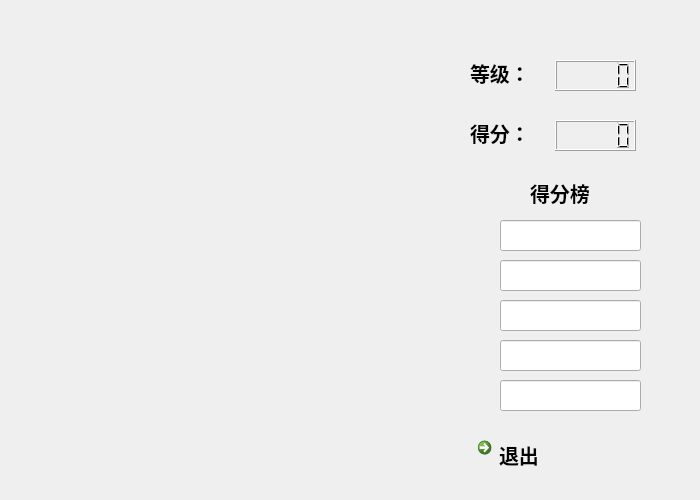
<?xml version="1.0" encoding="UTF-8"?>
<ui version="4.0">
 <class>snake</class>
 <widget class="QWidget" name="snake">
  <property name="geometry">
   <rect>
    <x>0</x>
    <y>0</y>
    <width>700</width>
    <height>500</height>
   </rect>
  </property>
  <property name="sizePolicy">
   <sizepolicy hsizetype="Expanding" vsizetype="Expanding">
    <horstretch>0</horstretch>
    <verstretch>0</verstretch>
   </sizepolicy>
  </property>
  <property name="windowTitle">
   <string>snake</string>
  </property>
  <widget class="QLCDNumber" name="LCD_LEVEL">
   <property name="geometry">
    <rect>
     <x>555</x>
     <y>60</y>
     <width>81</width>
     <height>31</height>
    </rect>
   </property>
   <property name="sizePolicy">
    <sizepolicy hsizetype="Expanding" vsizetype="Expanding">
     <horstretch>0</horstretch>
     <verstretch>0</verstretch>
    </sizepolicy>
   </property>
   <property name="font">
    <font>
     <family>楷体</family>
     <pointsize>12</pointsize>
     <weight>75</weight>
     <bold>true</bold>
    </font>
   </property>
  </widget>
  <widget class="QLabel" name="SCORE">
   <property name="geometry">
    <rect>
     <x>470</x>
     <y>120</y>
     <width>78</width>
     <height>25</height>
    </rect>
   </property>
   <property name="sizePolicy">
    <sizepolicy hsizetype="Expanding" vsizetype="Expanding">
     <horstretch>0</horstretch>
     <verstretch>0</verstretch>
    </sizepolicy>
   </property>
   <property name="font">
    <font>
     <family>楷体</family>
     <pointsize>15</pointsize>
     <weight>75</weight>
     <bold>true</bold>
    </font>
   </property>
   <property name="text">
    <string>得分：</string>
   </property>
  </widget>
  <widget class="QLabel" name="LEVEL">
   <property name="geometry">
    <rect>
     <x>470</x>
     <y>60</y>
     <width>78</width>
     <height>25</height>
    </rect>
   </property>
   <property name="font">
    <font>
     <family>楷体</family>
     <pointsize>15</pointsize>
     <weight>75</weight>
     <bold>true</bold>
    </font>
   </property>
   <property name="text">
    <string>等级：</string>
   </property>
  </widget>
  <widget class="QLCDNumber" name="LCD_SCORE">
   <property name="geometry">
    <rect>
     <x>555</x>
     <y>120</y>
     <width>81</width>
     <height>31</height>
    </rect>
   </property>
   <property name="font">
    <font>
     <family>楷体</family>
     <weight>75</weight>
     <bold>true</bold>
    </font>
   </property>
  </widget>
  <widget class="QLabel" name="RANK">
   <property name="geometry">
    <rect>
     <x>530</x>
     <y>180</y>
     <width>81</width>
     <height>25</height>
    </rect>
   </property>
   <property name="font">
    <font>
     <family>楷体</family>
     <pointsize>15</pointsize>
     <weight>75</weight>
     <bold>true</bold>
    </font>
   </property>
   <property name="text">
    <string>得分榜</string>
   </property>
  </widget>
  <widget class="QCommandLinkButton" name="EXIT">
   <property name="geometry">
    <rect>
     <x>470</x>
     <y>430</y>
     <width>172</width>
     <height>45</height>
    </rect>
   </property>
   <property name="font">
    <font>
     <family>Segoe UI</family>
     <pointsize>15</pointsize>
     <weight>75</weight>
     <bold>true</bold>
    </font>
   </property>
   <property name="focusPolicy">
    <enum>Qt::NoFocus</enum>
   </property>
   <property name="text">
    <string>退出</string>
   </property>
  </widget>
  <widget class="QLineEdit" name="FIRST">
   <property name="geometry">
    <rect>
     <x>500</x>
     <y>220</y>
     <width>141</width>
     <height>31</height>
    </rect>
   </property>
   <property name="focusPolicy">
    <enum>Qt::NoFocus</enum>
   </property>
   <property name="text">
    <string/>
   </property>
   <property name="readOnly">
    <bool>true</bool>
   </property>
  </widget>
  <widget class="QLineEdit" name="SECOND">
   <property name="geometry">
    <rect>
     <x>500</x>
     <y>260</y>
     <width>141</width>
     <height>31</height>
    </rect>
   </property>
   <property name="focusPolicy">
    <enum>Qt::NoFocus</enum>
   </property>
   <property name="readOnly">
    <bool>true</bool>
   </property>
  </widget>
  <widget class="QLineEdit" name="THIRD">
   <property name="geometry">
    <rect>
     <x>500</x>
     <y>300</y>
     <width>141</width>
     <height>31</height>
    </rect>
   </property>
   <property name="focusPolicy">
    <enum>Qt::NoFocus</enum>
   </property>
   <property name="readOnly">
    <bool>true</bool>
   </property>
  </widget>
  <widget class="QLineEdit" name="FORTH">
   <property name="geometry">
    <rect>
     <x>500</x>
     <y>340</y>
     <width>141</width>
     <height>31</height>
    </rect>
   </property>
   <property name="focusPolicy">
    <enum>Qt::NoFocus</enum>
   </property>
   <property name="readOnly">
    <bool>true</bool>
   </property>
  </widget>
  <widget class="QLineEdit" name="FIFTH">
   <property name="geometry">
    <rect>
     <x>500</x>
     <y>380</y>
     <width>141</width>
     <height>31</height>
    </rect>
   </property>
   <property name="focusPolicy">
    <enum>Qt::NoFocus</enum>
   </property>
   <property name="readOnly">
    <bool>true</bool>
   </property>
  </widget>
 </widget>
 <layoutdefault spacing="6" margin="11"/>
 <resources/>
 <connections/>
</ui>
